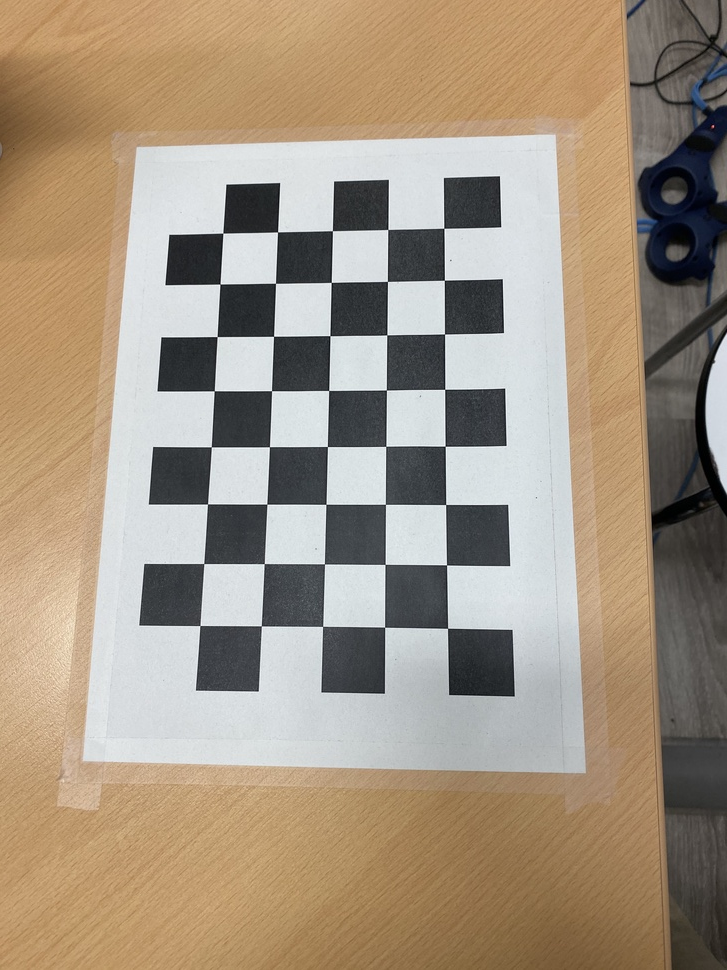
#> input picture area/size_calculator/calibration_pipeline/calibration_images/0.jpg, 727 x 970 px, shrunk from 3024 x 4032 before the run; its folder holds 4 pictures in this run
$ python chessboard_preprocessing.py
#> lines starting #> are read from the running program, lines starting #| are printed output that depends on the picture
"""
Módulo de preprocesamiento para calibración de cámara con tablero de ajedrez.
Basado en el notebook lab03.ipynb

Este módulo extrae imágenes de un directorio y aplica el preprocesamiento
necesario para obtener los parámetros de calibración de la cámara.
"""

import os
import glob
import numpy as np
import cv2
from typing import List, Tuple, Optional, Dict, Any


class ChessboardPreprocessor:
    """
    Clase para procesar imágenes de tablero de ajedrez y preparar datos
    para calibración de cámara.
    """

    def __init__(self, pattern_size: Tuple[int, int] = (8, 5),
                 square_size_mm: float = 26.5):
        """
        Inicializa el preprocesador con parámetros del tablero de ajedrez.

        Args:
            pattern_size: Número de esquinas internas (columnas, filas)
            square_size_mm: Tamaño del cuadrado en milímetros
        """
        self.pattern_size = pattern_size
        self.square_size_mm = square_size_mm
        self.square_size = square_size_mm  # Mantenemos en mm como en lab03

        # Generar puntos 3D del patrón del tablero
        self.pattern_points = self._generate_pattern_points()

    def _generate_pattern_points(self) -> np.ndarray:
        """
        Genera las coordenadas 3D del patrón del tablero de ajedrez.

        Returns:
            Array numpy con las coordenadas 3D de las esquinas del tablero
        """
        # Crear índices siguiendo el método del lab03
        indices = np.indices(self.pattern_size, dtype=np.float32)
        indices *= self.square_size

        # Transponer y reorganizar para obtener coordenadas (x, y)
        coords_3D = np.transpose(indices, [2, 1, 0])
        coords_3D = coords_3D.reshape(-1, 2)

        # Añadir coordenada z=0 (asunción planar)
        pattern_points = np.concatenate([
            coords_3D,
            np.zeros([coords_3D.shape[0], 1], dtype=np.float32)
        ], axis=-1)

        return pattern_points

    def process_single_image(self, image_path: str,
                           verbose: bool = True) -> Optional[np.ndarray]:
        """
        Procesa una sola imagen para detectar y refinar las esquinas del tablero.

        Args:
            image_path: Ruta a la imagen
            verbose: Si mostrar mensajes de progreso

        Returns:
            Array numpy con las coordenadas 2D de las esquinas detectadas,
            o None si no se detecta el tablero
        """
        if verbose:
            print(f'Procesando {os.path.basename(image_path)}')

        # Cargar imagen en escala de grises
        img = cv2.imread(image_path, cv2.IMREAD_GRAYSCALE)
        if img is None:
            print(f"Error: No se pudo cargar {image_path}")
            return None

        # Detectar esquinas del tablero de ajedrez
        found, corners = cv2.findChessboardCorners(img, self.pattern_size)

        if found:
            # Refinar posición de esquinas con precisión subpíxel
            # Criterios: EPS + COUNT, max_iter=30, epsilon=0.001
            term = (cv2.TERM_CRITERIA_EPS + cv2.TERM_CRITERIA_COUNT, 30, 0.001)
            cv2.cornerSubPix(img, corners, (5, 5), (-1, -1), term)

            if verbose:
                print('✓ Tablero detectado correctamente')

            return corners.reshape(-1, 2)
        else:
            if verbose:
                print('✗ No se pudo detectar el tablero de ajedrez')
            return None

    def process_images_from_directory(self,
                                    calibration_dir: str = "calibration_images",
                                    image_extensions: List[str] = ['.jpg', '.jpeg', '.png'],
                                    verbose: bool = True) -> Dict[str, Any]:
        """
        Extrae y procesa todas las imágenes de un directorio para calibración.

        Args:
            calibration_dir: Directorio con las imágenes de calibración
            image_extensions: Extensiones de archivo a buscar
            verbose: Si mostrar mensajes de progreso

        Returns:
            Diccionario con los datos necesarios para calibración:
            {
                'objpoints': Lista de puntos 3D del patrón,
                'imgpoints': Lista de puntos 2D detectados,
                'image_paths': Lista de rutas de imágenes procesadas exitosamente,
                'pattern_size': Tamaño del patrón,
                'square_size': Tamaño del cuadrado en mm,
                'failed_images': Lista de imágenes que fallaron,
                'total_images': Número total de imágenes encontradas,
                'successful_images': Número de imágenes procesadas exitosamente
            }
        """
#> called with calibration_dir = 'calibration_images', verbose = True
        # Construir lista de archivos de imagen
        image_paths = []
        for ext in image_extensions:
            pattern = os.path.join(calibration_dir, f"*{ext}")
            image_paths.extend(glob.glob(pattern))
            pattern_upper = os.path.join(calibration_dir, f"*{ext.upper()}")
            image_paths.extend(glob.glob(pattern_upper))
#> pass 2 of the loop in process_images_from_directory, `for ext in image_extensions:`:
#> pass 3 of the loop in process_images_from_directory, `for ext in image_extensions:`:

        image_paths = sorted(list(set(image_paths)))  # Eliminar duplicados y ordenar

        if verbose:
            print(f"Encontradas {len(image_paths)} imágenes en {calibration_dir}")

        if len(image_paths) == 0:
            raise ValueError(f"No se encontraron imágenes en {calibration_dir}")

        # Procesar cada imagen
        objpoints = []  # Puntos 3D en el mundo real
        imgpoints = []  # Puntos 2D en el plano de la imagen
        successful_paths = []
        failed_images = []

        for img_path in image_paths:
            corners = self.process_single_image(img_path, verbose=verbose)
#> in process_single_image, `img = cv2.imread(image_path, cv2.IMREAD_GRAYSCALE)`:
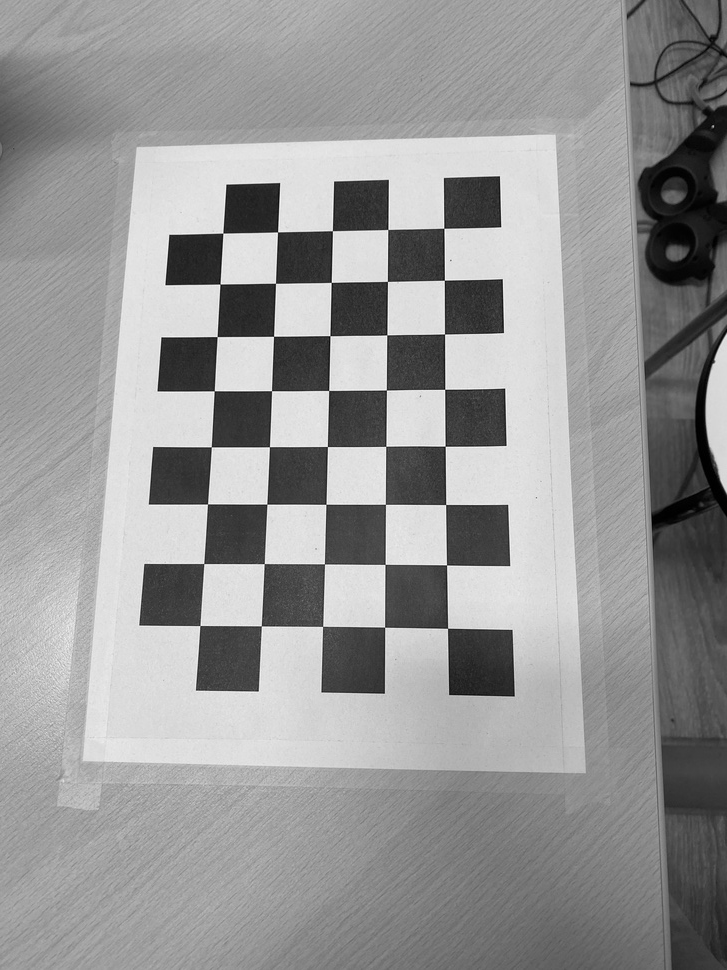
#> img: shape (970, 727); min 0, max 255, mean 150.1
#> in process_single_image, `found, corners = cv2.findChessboardCorners(img, self.pattern_size)`: found = True; corners = 40 rows, first 8: [443.8, 228.3], [444.3, 280.2], [444.5, 334], [444.7, 389.3], [445.1, 446.2], [445.6, 504.5], [446.5, 564.9], [447.6, 628.3]
#> corners = 40 pairs, first value 199.9 to 447.6, second value 228.3 to 628.3

            if corners is not None:
                objpoints.append(self.pattern_points)
                imgpoints.append(corners)
                successful_paths.append(img_path)
            else:
                failed_images.append(img_path)
#> pass 2 of the loop in process_images_from_directory, `for img_path in image_paths:`:
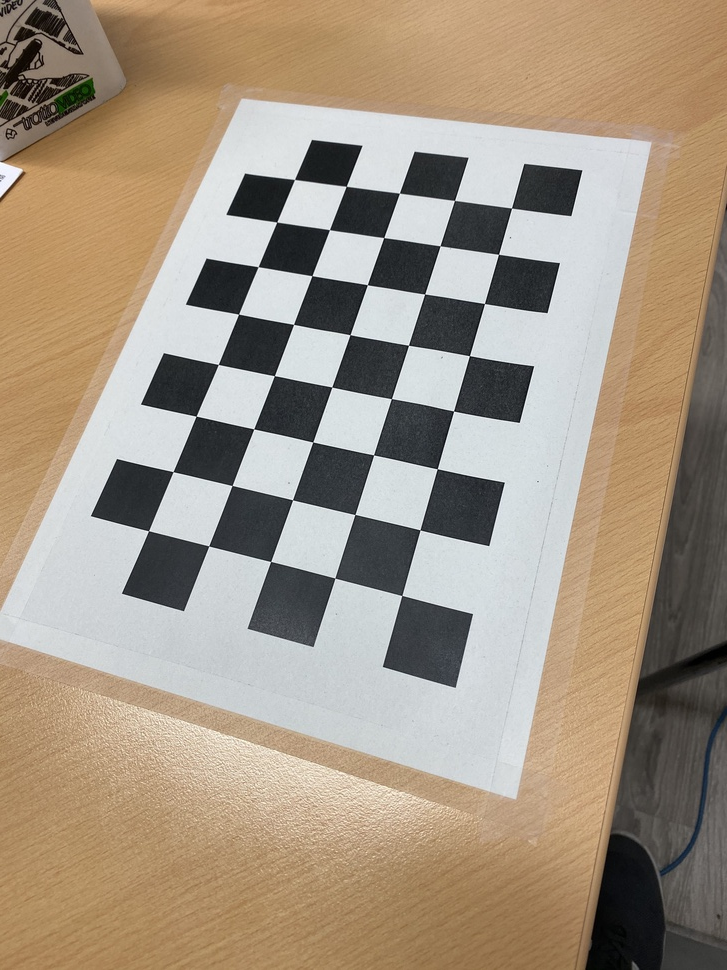
#> input picture area/size_calculator/calibration_pipeline/calibration_images/1.jpg, 727 x 970 px, shrunk from 3024 x 4032 before the run
#> in process_single_image (call 2), `img = cv2.imread(image_path, cv2.IMREAD_GRAYSCALE)`:
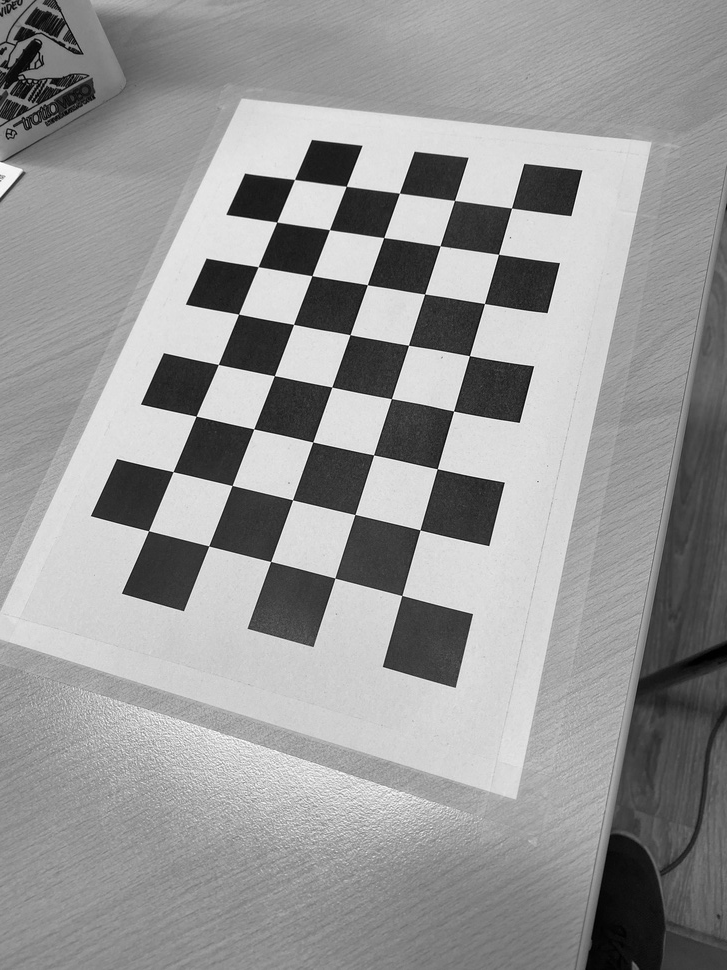
#> img: shape (970, 727); min 0, max 255, mean 150.8
#> in process_single_image (call 2), `found, corners = cv2.findChessboardCorners(img, self.pattern_size)`: corners = 40 rows, first 8: [511.5, 208], [498.5, 254.3], [484.5, 303.5], [469.4, 355.7], [453.5, 411], [437.2, 468.7], [420, 529.9], [401.8, 595.5]
#> in process_images_from_directory, `corners = self.process_single_image(img_path, verbose=verbose)`: corners = 40 pairs, first value 148.5 to 511.5, second value 179.5 to 595.5
#> pass 3 of the loop in process_images_from_directory, `for img_path in image_paths:`:
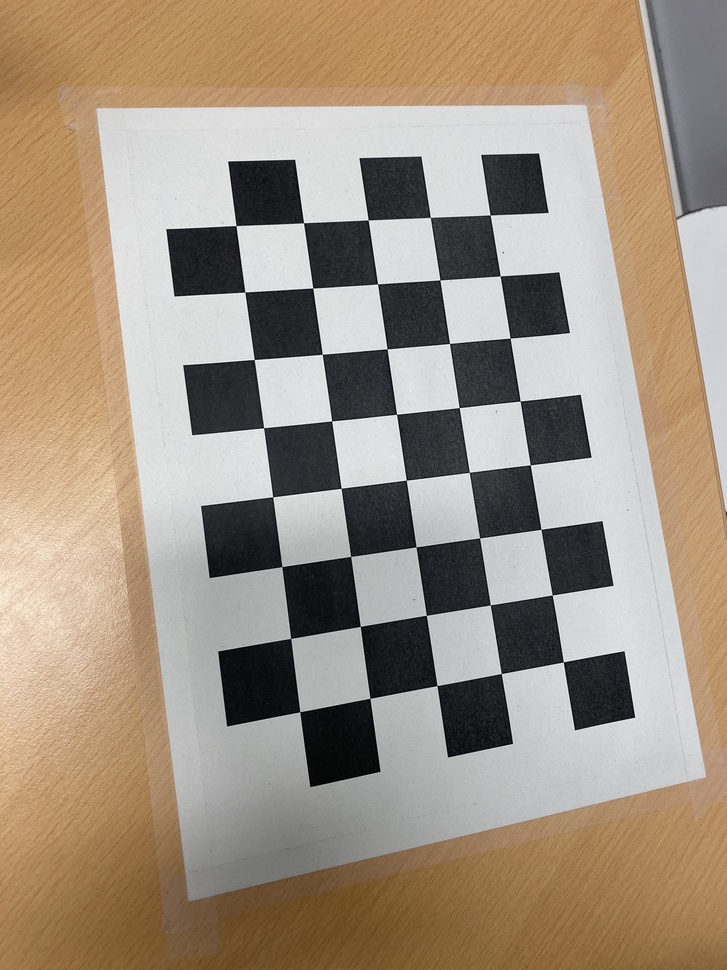
#> input picture area/size_calculator/calibration_pipeline/calibration_images/10.jpg, 727 x 970 px, shrunk from 3024 x 4032 before the run
#> in process_single_image (call 3), `img = cv2.imread(image_path, cv2.IMREAD_GRAYSCALE)`:
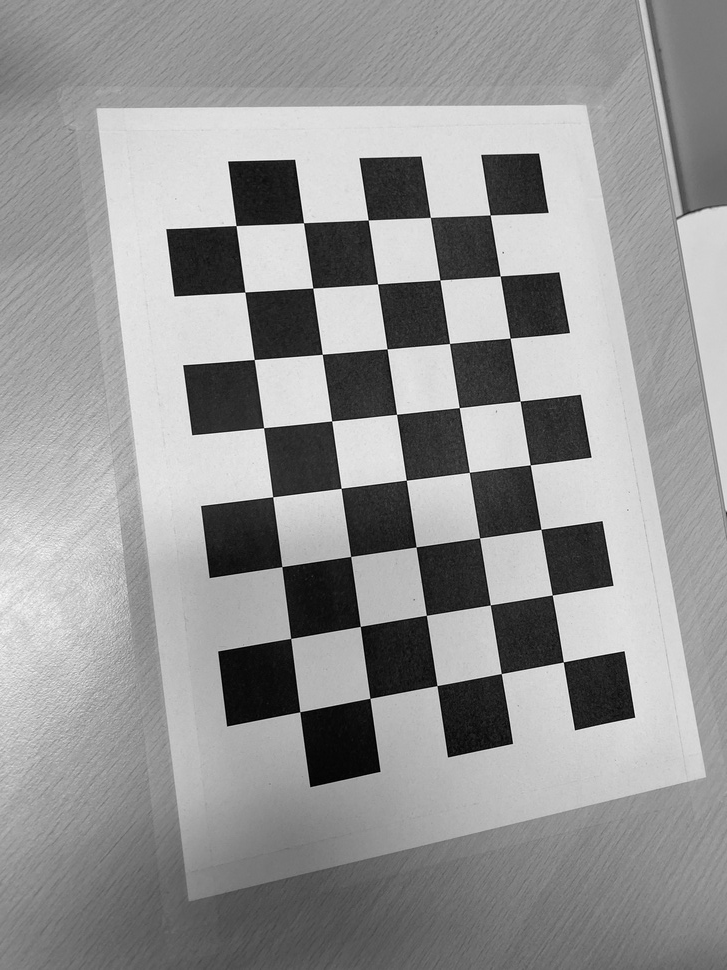
#> img: shape (970, 727); min 0, max 255, mean 148.9
#> in process_single_image (call 3), `found, corners = cv2.findChessboardCorners(img, self.pattern_size)`: corners = 40 rows, first 8: [490, 214.8], [500.3, 275.9], [510, 338.2], [520.3, 401], [530.1, 464.6], [540.8, 529.3], [552.1, 595], [563.4, 662]
#> in process_images_from_directory, `corners = self.process_single_image(img_path, verbose=verbose)`: corners = 40 pairs, first value 236 to 563.3, second value 214.9 to 711.7
#> the loop made 4 passes; the first 3 are shown

        if verbose:
            print(f"\nResumen del preprocesamiento:")
            print(f"  - Imágenes procesadas exitosamente: {len(successful_paths)}")
            print(f"  - Imágenes fallidas: {len(failed_images)}")

            if len(failed_images) > 0:
                print(f"  - Archivos fallidos: {[os.path.basename(f) for f in failed_images]}")

        if len(objpoints) < 3:
            raise ValueError(
                f"Se necesitan al menos 3 imágenes válidas para calibración. "
                f"Solo se procesaron exitosamente {len(objpoints)} imágenes."
            )

        return {
            'objpoints': objpoints,
            'imgpoints': imgpoints,
            'image_paths': successful_paths,
            'pattern_size': self.pattern_size,
            'square_size': self.square_size_mm,
            'failed_images': failed_images,
            'total_images': len(image_paths),
            'successful_images': len(successful_paths)
        }

    def visualize_detection(self, image_path: str,
                           save_path: Optional[str] = None) -> bool:
        """
        Visualiza la detección de esquinas en una imagen.

        Args:
            image_path: Ruta a la imagen
            save_path: Ruta donde guardar la imagen con esquinas dibujadas (opcional)

        Returns:
            True si se detectaron esquinas, False en caso contrario
        """
        img = cv2.imread(image_path, cv2.IMREAD_GRAYSCALE)
        if img is None:
            print(f"Error: No se pudo cargar {image_path}")
            return False

        found, corners = cv2.findChessboardCorners(img, self.pattern_size)

        if found:
            # Refinar esquinas
            term = (cv2.TERM_CRITERIA_EPS + cv2.TERM_CRITERIA_COUNT, 30, 0.001)
            cv2.cornerSubPix(img, corners, (5, 5), (-1, -1), term)

            # Dibujar esquinas
            vis = cv2.cvtColor(img, cv2.COLOR_GRAY2BGR)
            cv2.drawChessboardCorners(vis, self.pattern_size, corners, found)

            if save_path:
                cv2.imwrite(save_path, vis)
                print(f"Imagen con esquinas guardada en: {save_path}")

            return True
        else:
            print(f"No se detectaron esquinas en {image_path}")
            return False


def extract_calibration_parameters(calibration_dir: str = "calibration_images",
                                 pattern_size: Tuple[int, int] = (8, 5),
                                 square_size_mm: float = 26.5,
                                 verbose: bool = True) -> Dict[str, Any]:
    """
    Función principal para extraer parámetros de calibración de un directorio de imágenes.

    Args:
        calibration_dir: Directorio con imágenes del tablero de ajedrez
        pattern_size: Número de esquinas internas (columnas, filas)
        square_size_mm: Tamaño del cuadrado en milímetros
        verbose: Si mostrar mensajes de progreso

    Returns:
        Diccionario con todos los parámetros necesarios para cv2.calibrateCamera()
    """
    # Crear instancia del preprocesador
    preprocessor = ChessboardPreprocessor(pattern_size, square_size_mm)

    # Procesar imágenes
    calibration_data = preprocessor.process_images_from_directory(
        calibration_dir=calibration_dir,
        verbose=verbose
    )

    if verbose:
        print(f"\n✓ Preprocesamiento completado exitosamente")
        print(f"  - Datos listos para cv2.calibrateCamera()")
        print(f"  - Patrón: {pattern_size[0]}x{pattern_size[1]} esquinas internas")
        print(f"  - Tamaño de cuadrado: {square_size_mm}mm")

    return calibration_data


# Ejemplo de uso
if __name__ == "__main__":
    # Ejemplo básico de uso
    try:
        # Procesar imágenes del directorio de calibración
        calib_data = extract_calibration_parameters(
            calibration_dir="calibration_images",
            pattern_size=(8, 5),
            square_size_mm=26.5,
            verbose=True
        )

        print(f"\nDatos de calibración extraídos:")
        print(f"  - {len(calib_data['objpoints'])} conjuntos de puntos 3D")
        print(f"  - {len(calib_data['imgpoints'])} conjuntos de puntos 2D")
        print(f"  - Imágenes exitosas: {calib_data['successful_images']}")
        print(f"  - Total de imágenes: {calib_data['total_images']}")

    except Exception as e:
        print(f"Error durante el preprocesamiento: {e}")
